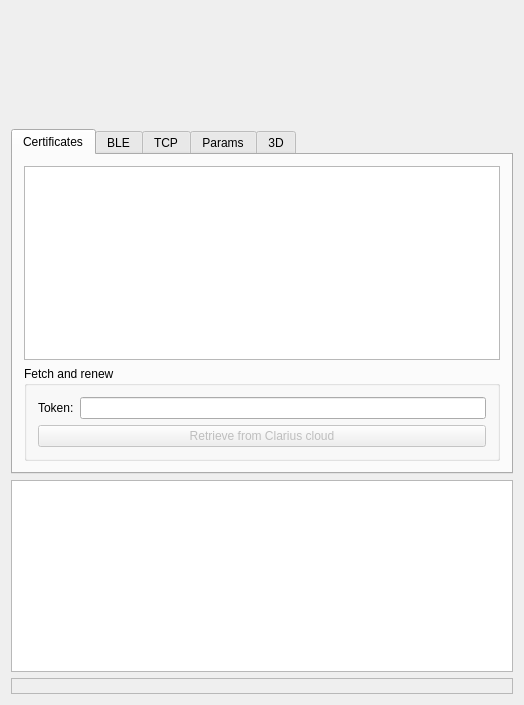
<?xml version="1.0" encoding="UTF-8"?>
<ui version="4.0">
 <class>Solum</class>
 <widget class="QMainWindow" name="Solum">
  <property name="geometry">
   <rect>
    <x>0</x>
    <y>0</y>
    <width>524</width>
    <height>705</height>
   </rect>
  </property>
  <property name="windowTitle">
   <string>Solum Tester</string>
  </property>
  <widget class="QWidget" name="_central">
   <layout class="QVBoxLayout" name="verticalLayout">
    <item>
     <layout class="QVBoxLayout" name="image"/>
    </item>
    <item>
     <spacer name="verticalSpacer">
      <property name="orientation">
       <enum>Qt::Vertical</enum>
      </property>
      <property name="sizeHint" stdset="0">
       <size>
        <width>20</width>
        <height>40</height>
       </size>
      </property>
     </spacer>
    </item>
    <item>
     <widget class="QTabWidget" name="_tabs">
      <property name="currentIndex">
       <number>0</number>
      </property>
      <widget class="QWidget" name="_certs">
       <attribute name="title">
        <string>Certificates</string>
       </attribute>
       <layout class="QVBoxLayout">
        <item>
         <widget class="QTableWidget" name="certtable">
          <property name="editTriggers">
           <set>QAbstractItemView::NoEditTriggers</set>
          </property>
          <property name="alternatingRowColors">
           <bool>true</bool>
          </property>
          <property name="sortingEnabled">
           <bool>true</bool>
          </property>
          <attribute name="horizontalHeaderMinimumSectionSize">
           <number>0</number>
          </attribute>
          <attribute name="horizontalHeaderDefaultSectionSize">
           <number>0</number>
          </attribute>
          <attribute name="horizontalHeaderShowSortIndicator" stdset="0">
           <bool>true</bool>
          </attribute>
          <attribute name="horizontalHeaderStretchLastSection">
           <bool>true</bool>
          </attribute>
          <attribute name="verticalHeaderVisible">
           <bool>false</bool>
          </attribute>
         </widget>
        </item>
        <item>
         <widget class="QGroupBox" name="groupBox">
          <property name="title">
           <string>Fetch and renew</string>
          </property>
          <layout class="QVBoxLayout">
           <item>
            <layout class="QHBoxLayout">
             <item>
              <widget class="QLabel" name="_token">
               <property name="text">
                <string>Token:</string>
               </property>
              </widget>
             </item>
             <item>
              <widget class="QLineEdit" name="token"/>
             </item>
            </layout>
           </item>
           <item>
            <widget class="JobButton" name="retrieve">
             <property name="enabled">
              <bool>false</bool>
             </property>
             <property name="text">
              <string>Retrieve from Clarius cloud</string>
             </property>
            </widget>
           </item>
          </layout>
         </widget>
        </item>
       </layout>
      </widget>
      <widget class="QWidget" name="_ble">
       <attribute name="title">
        <string>BLE</string>
       </attribute>
       <layout class="QVBoxLayout" name="verticalLayout_5">
        <item>
         <layout class="QHBoxLayout" name="horizontalLayout_5">
          <item>
           <widget class="JobButton" name="blesearch">
            <property name="maximumSize">
             <size>
              <width>100</width>
              <height>16777215</height>
             </size>
            </property>
            <property name="text">
             <string>Search</string>
            </property>
           </widget>
          </item>
          <item>
           <widget class="QComboBox" name="bleprobes">
            <property name="minimumSize">
             <size>
              <width>200</width>
              <height>0</height>
             </size>
            </property>
           </widget>
          </item>
          <item>
           <widget class="JobButton" name="bleconnect">
            <property name="enabled">
             <bool>false</bool>
            </property>
            <property name="maximumSize">
             <size>
              <width>100</width>
              <height>16777215</height>
             </size>
            </property>
            <property name="text">
             <string>Connect</string>
            </property>
           </widget>
          </item>
         </layout>
        </item>
        <item>
         <layout class="QHBoxLayout" name="horizontalLayout_3">
          <item>
           <widget class="QPushButton" name="poweron">
            <property name="enabled">
             <bool>false</bool>
            </property>
            <property name="minimumSize">
             <size>
              <width>0</width>
              <height>0</height>
             </size>
            </property>
            <property name="maximumSize">
             <size>
              <width>16777215</width>
              <height>16777215</height>
             </size>
            </property>
            <property name="text">
             <string>On</string>
            </property>
           </widget>
          </item>
          <item>
           <widget class="QPushButton" name="poweroff">
            <property name="enabled">
             <bool>false</bool>
            </property>
            <property name="minimumSize">
             <size>
              <width>0</width>
              <height>0</height>
             </size>
            </property>
            <property name="maximumSize">
             <size>
              <width>16777215</width>
              <height>16777215</height>
             </size>
            </property>
            <property name="text">
             <string>Off</string>
            </property>
           </widget>
          </item>
          <item>
           <widget class="QPushButton" name="ring">
            <property name="enabled">
             <bool>false</bool>
            </property>
            <property name="maximumSize">
             <size>
              <width>16777215</width>
              <height>16777215</height>
             </size>
            </property>
            <property name="text">
             <string>Ring</string>
            </property>
           </widget>
          </item>
          <item>
           <spacer name="horizontalSpacer">
            <property name="orientation">
             <enum>Qt::Horizontal</enum>
            </property>
            <property name="sizeHint" stdset="0">
             <size>
              <width>40</width>
              <height>20</height>
             </size>
            </property>
           </spacer>
          </item>
         </layout>
        </item>
        <item>
         <layout class="QHBoxLayout" name="horizontalLayout_4">
          <property name="sizeConstraint">
           <enum>QLayout::SetDefaultConstraint</enum>
          </property>
         </layout>
        </item>
        <item>
         <widget class="QTabWidget" name="networkConfig">
          <property name="enabled">
           <bool>false</bool>
          </property>
          <property name="tabPosition">
           <enum>QTabWidget::North</enum>
          </property>
          <widget class="QWidget" name="tab_wifi">
           <attribute name="title">
            <string>Wi-Fi connection</string>
           </attribute>
           <layout class="QFormLayout" name="formLayout">
            <item row="0" column="0" colspan="2">
             <widget class="QLabel" name="_label_wifi">
              <property name="sizePolicy">
               <sizepolicy hsizetype="Preferred" vsizetype="Expanding">
                <horstretch>0</horstretch>
                <verstretch>0</verstretch>
               </sizepolicy>
              </property>
              <property name="text">
               <string>Reprograms the probe to join a specific Wi-Fi network.</string>
              </property>
              <property name="alignment">
               <set>Qt::AlignLeading|Qt::AlignLeft|Qt::AlignTop</set>
              </property>
              <property name="wordWrap">
               <bool>true</bool>
              </property>
             </widget>
            </item>
            <item row="1" column="0">
             <widget class="QLabel" name="ssidLabel">
              <property name="text">
               <string>&amp;SSID</string>
              </property>
              <property name="buddy">
               <cstring>ssid</cstring>
              </property>
             </widget>
            </item>
            <item row="1" column="1">
             <widget class="QLineEdit" name="ssid"/>
            </item>
            <item row="2" column="0">
             <widget class="QLabel" name="passwordLabel">
              <property name="text">
               <string>&amp;Password</string>
              </property>
              <property name="buddy">
               <cstring>password</cstring>
              </property>
             </widget>
            </item>
            <item row="2" column="1">
             <widget class="QLineEdit" name="password">
              <property name="echoMode">
               <enum>QLineEdit::Password</enum>
              </property>
             </widget>
            </item>
            <item row="3" column="0" colspan="2">
             <widget class="QPushButton" name="wifi">
              <property name="text">
               <string>Reprogram and retrieve IP</string>
              </property>
             </widget>
            </item>
           </layout>
          </widget>
          <widget class="QWidget" name="tab_ap">
           <attribute name="title">
            <string>Direct connection to probe</string>
           </attribute>
           <layout class="QVBoxLayout" name="verticalLayout_11">
            <item>
             <widget class="QLabel" name="_label_ap">
              <property name="text">
               <string>Reprograms the probe to set up its own access point.
After clicking the button, wait for the SSID to be published via BLE, then connect your operating system to this network.</string>
              </property>
              <property name="wordWrap">
               <bool>true</bool>
              </property>
             </widget>
            </item>
            <item>
             <spacer>
              <property name="orientation">
               <enum>Qt::Vertical</enum>
              </property>
              <property name="sizeHint" stdset="0">
               <size>
                <width>0</width>
                <height>0</height>
               </size>
              </property>
             </spacer>
            </item>
            <item>
             <widget class="QPushButton" name="ap">
              <property name="sizePolicy">
               <sizepolicy hsizetype="Expanding" vsizetype="Minimum">
                <horstretch>1</horstretch>
                <verstretch>0</verstretch>
               </sizepolicy>
              </property>
              <property name="text">
               <string>Reprogram and retrieve IP</string>
              </property>
             </widget>
            </item>
           </layout>
          </widget>
         </widget>
        </item>
       </layout>
      </widget>
      <widget class="QWidget" name="_tcp">
       <attribute name="title">
        <string>TCP</string>
       </attribute>
       <layout class="QGridLayout">
        <item row="2" column="1">
         <widget class="QLineEdit" name="port">
          <property name="text">
           <string>11000</string>
          </property>
         </widget>
        </item>
        <item row="1" column="1">
         <widget class="QLineEdit" name="ip">
          <property name="sizePolicy">
           <sizepolicy hsizetype="Expanding" vsizetype="Fixed">
            <horstretch>1</horstretch>
            <verstretch>0</verstretch>
           </sizepolicy>
          </property>
          <property name="inputMask">
           <string>000.000.000.000</string>
          </property>
          <property name="text">
           <string>192.168.1.1</string>
          </property>
         </widget>
        </item>
        <item row="4" column="2">
         <widget class="QLabel" name="_cert">
          <property name="sizePolicy">
           <sizepolicy hsizetype="Fixed" vsizetype="Preferred">
            <horstretch>0</horstretch>
            <verstretch>0</verstretch>
           </sizepolicy>
          </property>
          <property name="text">
           <string>Cert Valid</string>
          </property>
         </widget>
        </item>
        <item row="5" column="0" colspan="4">
         <widget class="QProgressBar" name="progress">
          <property name="toolTip">
           <string>Software Update Progress</string>
          </property>
          <property name="value">
           <number>0</number>
          </property>
         </widget>
        </item>
        <item row="3" column="0">
         <widget class="QLabel" name="_probeslist">
          <property name="text">
           <string>Probe model</string>
          </property>
         </widget>
        </item>
        <item row="3" column="1">
         <widget class="QComboBox" name="probes"/>
        </item>
        <item row="4" column="3">
         <widget class="QLabel" name="cert">
          <property name="frameShape">
           <enum>QFrame::StyledPanel</enum>
          </property>
         </widget>
        </item>
        <item row="2" column="0">
         <widget class="QLabel" name="_port">
          <property name="text">
           <string>Port</string>
          </property>
         </widget>
        </item>
        <item row="7" column="0" colspan="4">
         <spacer name="verticalSpacer_2">
          <property name="orientation">
           <enum>Qt::Vertical</enum>
          </property>
         </spacer>
        </item>
        <item row="4" column="0">
         <widget class="QLabel" name="_workflows">
          <property name="text">
           <string>Workflow</string>
          </property>
         </widget>
        </item>
        <item row="1" column="0">
         <widget class="QLabel" name="_ip">
          <property name="text">
           <string>IP Address</string>
          </property>
         </widget>
        </item>
        <item row="1" column="2" colspan="2">
         <widget class="QPushButton" name="tcpconnect">
          <property name="text">
           <string>Connect</string>
          </property>
         </widget>
        </item>
        <item row="4" column="1">
         <widget class="QComboBox" name="workflows">
          <property name="sizePolicy">
           <sizepolicy hsizetype="Expanding" vsizetype="Fixed">
            <horstretch>0</horstretch>
            <verstretch>0</verstretch>
           </sizepolicy>
          </property>
         </widget>
        </item>
        <item row="2" column="2" colspan="2">
         <widget class="JobButton" name="imaging">
          <property name="enabled">
           <bool>false</bool>
          </property>
          <property name="text">
           <string>Start imaging with selected workflow</string>
          </property>
         </widget>
        </item>
        <item row="3" column="2" colspan="2">
         <widget class="QPushButton" name="update">
          <property name="enabled">
           <bool>false</bool>
          </property>
          <property name="sizePolicy">
           <sizepolicy hsizetype="Preferred" vsizetype="Minimum">
            <horstretch>1</horstretch>
            <verstretch>0</verstretch>
           </sizepolicy>
          </property>
          <property name="text">
           <string>S/W Update</string>
          </property>
         </widget>
        </item>
       </layout>
      </widget>
      <widget class="QWidget" name="_prms">
       <attribute name="title">
        <string>Params</string>
       </attribute>
       <layout class="QVBoxLayout" name="verticalLayout_2">
        <item>
         <layout class="QHBoxLayout" name="horizontalLayout">
          <item>
           <layout class="QVBoxLayout" name="verticalLayout_3">
            <item>
             <widget class="QPushButton" name="decdepth">
              <property name="enabled">
               <bool>false</bool>
              </property>
              <property name="text">
               <string>Depth -</string>
              </property>
             </widget>
            </item>
            <item>
             <widget class="QPushButton" name="incdepth">
              <property name="enabled">
               <bool>false</bool>
              </property>
              <property name="text">
               <string>Depth +</string>
              </property>
             </widget>
            </item>
            <item>
             <widget class="QLabel" name="maxdepth">
              <property name="frameShape">
               <enum>QFrame::StyledPanel</enum>
              </property>
              <property name="text">
               <string>Max: 0 cm</string>
              </property>
              <property name="alignment">
               <set>Qt::AlignCenter</set>
              </property>
             </widget>
            </item>
            <item>
             <widget class="QLabel" name="velocity">
              <property name="enabled">
               <bool>true</bool>
              </property>
              <property name="frameShape">
               <enum>QFrame::StyledPanel</enum>
              </property>
              <property name="text">
               <string>+/- 0 cm/s</string>
              </property>
             </widget>
            </item>
           </layout>
          </item>
          <item>
           <layout class="QVBoxLayout" name="verticalLayout_4">
            <item>
             <widget class="QSlider" name="tgctop">
              <property name="enabled">
               <bool>false</bool>
              </property>
              <property name="maximumSize">
               <size>
                <width>16777215</width>
                <height>16777215</height>
               </size>
              </property>
              <property name="minimum">
               <number>-20</number>
              </property>
              <property name="maximum">
               <number>20</number>
              </property>
              <property name="pageStep">
               <number>5</number>
              </property>
              <property name="orientation">
               <enum>Qt::Horizontal</enum>
              </property>
             </widget>
            </item>
            <item>
             <widget class="QSlider" name="tgcmid">
              <property name="enabled">
               <bool>false</bool>
              </property>
              <property name="maximumSize">
               <size>
                <width>16777215</width>
                <height>16777215</height>
               </size>
              </property>
              <property name="minimum">
               <number>-20</number>
              </property>
              <property name="maximum">
               <number>20</number>
              </property>
              <property name="pageStep">
               <number>5</number>
              </property>
              <property name="orientation">
               <enum>Qt::Horizontal</enum>
              </property>
             </widget>
            </item>
            <item>
             <widget class="QSlider" name="tgcbottom">
              <property name="enabled">
               <bool>false</bool>
              </property>
              <property name="maximumSize">
               <size>
                <width>16777215</width>
                <height>16777215</height>
               </size>
              </property>
              <property name="minimum">
               <number>-20</number>
              </property>
              <property name="maximum">
               <number>20</number>
              </property>
              <property name="pageStep">
               <number>5</number>
              </property>
              <property name="orientation">
               <enum>Qt::Horizontal</enum>
              </property>
             </widget>
            </item>
           </layout>
          </item>
         </layout>
        </item>
        <item>
         <layout class="QHBoxLayout" name="horizontalLayout_2">
          <item>
           <widget class="QCheckBox" name="autogain">
            <property name="enabled">
             <bool>false</bool>
            </property>
            <property name="text">
             <string>Auto Gain</string>
            </property>
           </widget>
          </item>
          <item>
           <widget class="QCheckBox" name="autofocus">
            <property name="enabled">
             <bool>false</bool>
            </property>
            <property name="text">
             <string>Auto Focus</string>
            </property>
           </widget>
          </item>
          <item>
           <widget class="QCheckBox" name="imu">
            <property name="enabled">
             <bool>false</bool>
            </property>
            <property name="text">
             <string>IMU</string>
            </property>
           </widget>
          </item>
          <item>
           <widget class="QCheckBox" name="rfStream">
            <property name="enabled">
             <bool>false</bool>
            </property>
            <property name="text">
             <string>RF Stream</string>
            </property>
           </widget>
          </item>
          <item>
           <spacer name="horizontalSpacer_3">
            <property name="orientation">
             <enum>Qt::Horizontal</enum>
            </property>
            <property name="sizeHint" stdset="0">
             <size>
              <width>40</width>
              <height>20</height>
             </size>
            </property>
           </spacer>
          </item>
         </layout>
        </item>
        <item>
         <layout class="QHBoxLayout" name="horizontalLayout_7">
          <item>
           <widget class="QDial" name="gain">
            <property name="enabled">
             <bool>false</bool>
            </property>
            <property name="maximumSize">
             <size>
              <width>50</width>
              <height>50</height>
             </size>
            </property>
            <property name="toolTip">
             <string>Gain</string>
            </property>
            <property name="minimum">
             <number>1</number>
            </property>
            <property name="maximum">
             <number>100</number>
            </property>
            <property name="value">
             <number>50</number>
            </property>
            <property name="notchTarget">
             <double>10.000000000000000</double>
            </property>
            <property name="notchesVisible">
             <bool>true</bool>
            </property>
           </widget>
          </item>
          <item>
           <widget class="QDial" name="focus">
            <property name="enabled">
             <bool>false</bool>
            </property>
            <property name="maximumSize">
             <size>
              <width>50</width>
              <height>50</height>
             </size>
            </property>
            <property name="toolTip">
             <string>Focus</string>
            </property>
            <property name="minimum">
             <number>1</number>
            </property>
            <property name="maximum">
             <number>10</number>
            </property>
            <property name="pageStep">
             <number>1</number>
            </property>
            <property name="value">
             <number>2</number>
            </property>
            <property name="notchTarget">
             <double>1.000000000000000</double>
            </property>
            <property name="notchesVisible">
             <bool>true</bool>
            </property>
           </widget>
          </item>
          <item>
           <widget class="QDial" name="cfigain">
            <property name="maximumSize">
             <size>
              <width>50</width>
              <height>50</height>
             </size>
            </property>
            <property name="toolTip">
             <string>Color Gain</string>
            </property>
            <property name="minimum">
             <number>1</number>
            </property>
            <property name="maximum">
             <number>100</number>
            </property>
            <property name="value">
             <number>50</number>
            </property>
            <property name="notchTarget">
             <double>10.000000000000000</double>
            </property>
            <property name="notchesVisible">
             <bool>true</bool>
            </property>
           </widget>
          </item>
          <item>
           <widget class="QDial" name="opacity">
            <property name="minimumSize">
             <size>
              <width>0</width>
              <height>0</height>
             </size>
            </property>
            <property name="maximumSize">
             <size>
              <width>50</width>
              <height>50</height>
             </size>
            </property>
            <property name="toolTip">
             <string>Strain Opacity</string>
            </property>
            <property name="minimum">
             <number>1</number>
            </property>
            <property name="maximum">
             <number>100</number>
            </property>
            <property name="value">
             <number>50</number>
            </property>
            <property name="notchTarget">
             <double>10.000000000000000</double>
            </property>
            <property name="notchesVisible">
             <bool>true</bool>
            </property>
           </widget>
          </item>
          <item>
           <widget class="QDial" name="rfzoom">
            <property name="maximumSize">
             <size>
              <width>50</width>
              <height>50</height>
             </size>
            </property>
            <property name="toolTip">
             <string>RF Signal Zoom</string>
            </property>
            <property name="minimum">
             <number>1</number>
            </property>
            <property name="maximum">
             <number>100</number>
            </property>
            <property name="value">
             <number>10</number>
            </property>
            <property name="wrapping">
             <bool>false</bool>
            </property>
            <property name="notchTarget">
             <double>10.000000000000000</double>
            </property>
            <property name="notchesVisible">
             <bool>true</bool>
            </property>
           </widget>
          </item>
          <item>
           <spacer name="horizontalSpacer_2">
            <property name="orientation">
             <enum>Qt::Horizontal</enum>
            </property>
            <property name="sizeHint" stdset="0">
             <size>
              <width>40</width>
              <height>20</height>
             </size>
            </property>
           </spacer>
          </item>
         </layout>
        </item>
        <item>
         <widget class="QComboBox" name="modes">
          <property name="enabled">
           <bool>false</bool>
          </property>
         </widget>
        </item>
        <item>
         <spacer name="_prmsspacer">
          <property name="orientation">
           <enum>Qt::Vertical</enum>
          </property>
          <property name="sizeHint" stdset="0">
           <size>
            <width>20</width>
            <height>40</height>
           </size>
          </property>
         </spacer>
        </item>
       </layout>
      </widget>
      <widget class="QWidget" name="_3d">
       <property name="enabled">
        <bool>true</bool>
       </property>
       <attribute name="title">
        <string>3D</string>
       </attribute>
       <layout class="QVBoxLayout" name="verticalLayout_6">
        <item>
         <layout class="QVBoxLayout" name="render"/>
        </item>
       </layout>
      </widget>
     </widget>
    </item>
    <item>
     <widget class="QPlainTextEdit" name="status">
      <property name="readOnly">
       <bool>true</bool>
      </property>
     </widget>
    </item>
    <item>
     <widget class="QLabel" name="probeStatus">
      <property name="toolTip">
       <string>Probe Status</string>
      </property>
      <property name="frameShape">
       <enum>QFrame::StyledPanel</enum>
      </property>
      <property name="text">
       <string/>
      </property>
     </widget>
    </item>
   </layout>
  </widget>
 </widget>
 <layoutdefault spacing="6" margin="11"/>
 <customwidgets>
  <customwidget>
   <class>JobButton</class>
   <extends>QPushButton</extends>
   <header location="global">jobbutton.h</header>
  </customwidget>
 </customwidgets>
 <tabstops>
  <tabstop>_tabs</tabstop>
  <tabstop>ip</tabstop>
  <tabstop>port</tabstop>
  <tabstop>probes</tabstop>
  <tabstop>tcpconnect</tabstop>
  <tabstop>workflows</tabstop>
  <tabstop>imaging</tabstop>
  <tabstop>update</tabstop>
  <tabstop>modes</tabstop>
  <tabstop>decdepth</tabstop>
  <tabstop>incdepth</tabstop>
  <tabstop>tgctop</tabstop>
  <tabstop>tgcmid</tabstop>
  <tabstop>tgcbottom</tabstop>
 </tabstops>
 <resources/>
 <connections>
  <connection>
   <sender>update</sender>
   <signal>clicked()</signal>
   <receiver>Solum</receiver>
   <slot>onUpdate()</slot>
   <hints>
    <hint type="sourcelabel">
     <x>411</x>
     <y>358</y>
    </hint>
    <hint type="destinationlabel">
     <x>230</x>
     <y>217</y>
    </hint>
   </hints>
  </connection>
  <connection>
   <sender>imaging</sender>
   <signal>clicked()</signal>
   <receiver>Solum</receiver>
   <slot>onImaging()</slot>
   <hints>
    <hint type="sourcelabel">
     <x>412</x>
     <y>381</y>
    </hint>
    <hint type="destinationlabel">
     <x>264</x>
     <y>229</y>
    </hint>
   </hints>
  </connection>
  <connection>
   <sender>tcpconnect</sender>
   <signal>clicked()</signal>
   <receiver>Solum</receiver>
   <slot>onTcpConnect()</slot>
   <hints>
    <hint type="sourcelabel">
     <x>478</x>
     <y>371</y>
    </hint>
    <hint type="destinationlabel">
     <x>264</x>
     <y>215</y>
    </hint>
   </hints>
  </connection>
  <connection>
   <sender>probes</sender>
   <signal>currentTextChanged(QString)</signal>
   <receiver>Solum</receiver>
   <slot>onProbeSelected(QString)</slot>
   <hints>
    <hint type="sourcelabel">
     <x>161</x>
     <y>360</y>
    </hint>
    <hint type="destinationlabel">
     <x>241</x>
     <y>217</y>
    </hint>
   </hints>
  </connection>
  <connection>
   <sender>incdepth</sender>
   <signal>clicked()</signal>
   <receiver>Solum</receiver>
   <slot>incDepth()</slot>
   <hints>
    <hint type="sourcelabel">
     <x>183</x>
     <y>355</y>
    </hint>
    <hint type="destinationlabel">
     <x>241</x>
     <y>228</y>
    </hint>
   </hints>
  </connection>
  <connection>
   <sender>decdepth</sender>
   <signal>clicked()</signal>
   <receiver>Solum</receiver>
   <slot>decDepth()</slot>
   <hints>
    <hint type="sourcelabel">
     <x>66</x>
     <y>355</y>
    </hint>
    <hint type="destinationlabel">
     <x>241</x>
     <y>228</y>
    </hint>
   </hints>
  </connection>
  <connection>
   <sender>tgctop</sender>
   <signal>valueChanged(int)</signal>
   <receiver>Solum</receiver>
   <slot>tgcTop(int)</slot>
   <hints>
    <hint type="sourcelabel">
     <x>371</x>
     <y>303</y>
    </hint>
    <hint type="destinationlabel">
     <x>241</x>
     <y>228</y>
    </hint>
   </hints>
  </connection>
  <connection>
   <sender>tgcmid</sender>
   <signal>valueChanged(int)</signal>
   <receiver>Solum</receiver>
   <slot>tgcMid(int)</slot>
   <hints>
    <hint type="sourcelabel">
     <x>371</x>
     <y>334</y>
    </hint>
    <hint type="destinationlabel">
     <x>241</x>
     <y>228</y>
    </hint>
   </hints>
  </connection>
  <connection>
   <sender>tgcbottom</sender>
   <signal>valueChanged(int)</signal>
   <receiver>Solum</receiver>
   <slot>tgcBottom(int)</slot>
   <hints>
    <hint type="sourcelabel">
     <x>371</x>
     <y>360</y>
    </hint>
    <hint type="destinationlabel">
     <x>241</x>
     <y>228</y>
    </hint>
   </hints>
  </connection>
  <connection>
   <sender>blesearch</sender>
   <signal>clicked()</signal>
   <receiver>Solum</receiver>
   <slot>onBleSearch()</slot>
   <hints>
    <hint type="sourcelabel">
     <x>136</x>
     <y>269</y>
    </hint>
    <hint type="destinationlabel">
     <x>264</x>
     <y>274</y>
    </hint>
   </hints>
  </connection>
  <connection>
   <sender>bleprobes</sender>
   <signal>currentIndexChanged(int)</signal>
   <receiver>Solum</receiver>
   <slot>onBleProbe(int)</slot>
   <hints>
    <hint type="sourcelabel">
     <x>253</x>
     <y>280</y>
    </hint>
    <hint type="destinationlabel">
     <x>253</x>
     <y>285</y>
    </hint>
   </hints>
  </connection>
  <connection>
   <sender>bleconnect</sender>
   <signal>clicked()</signal>
   <receiver>Solum</receiver>
   <slot>onBleConnect()</slot>
   <hints>
    <hint type="sourcelabel">
     <x>411</x>
     <y>280</y>
    </hint>
    <hint type="destinationlabel">
     <x>253</x>
     <y>285</y>
    </hint>
   </hints>
  </connection>
  <connection>
   <sender>poweron</sender>
   <signal>clicked()</signal>
   <receiver>Solum</receiver>
   <slot>onPowerOn()</slot>
   <hints>
    <hint type="sourcelabel">
     <x>96</x>
     <y>280</y>
    </hint>
    <hint type="destinationlabel">
     <x>253</x>
     <y>285</y>
    </hint>
   </hints>
  </connection>
  <connection>
   <sender>poweroff</sender>
   <signal>clicked()</signal>
   <receiver>Solum</receiver>
   <slot>onPowerOff()</slot>
   <hints>
    <hint type="sourcelabel">
     <x>253</x>
     <y>280</y>
    </hint>
    <hint type="destinationlabel">
     <x>253</x>
     <y>285</y>
    </hint>
   </hints>
  </connection>
  <connection>
   <sender>wifi</sender>
   <signal>clicked()</signal>
   <receiver>Solum</receiver>
   <slot>onWiFi()</slot>
   <hints>
    <hint type="sourcelabel">
     <x>59</x>
     <y>414</y>
    </hint>
    <hint type="destinationlabel">
     <x>228</x>
     <y>291</y>
    </hint>
   </hints>
  </connection>
  <connection>
   <sender>ap</sender>
   <signal>clicked()</signal>
   <receiver>Solum</receiver>
   <slot>onAp()</slot>
   <hints>
    <hint type="sourcelabel">
     <x>148</x>
     <y>414</y>
    </hint>
    <hint type="destinationlabel">
     <x>228</x>
     <y>291</y>
    </hint>
   </hints>
  </connection>
  <connection>
   <sender>modes</sender>
   <signal>currentIndexChanged(int)</signal>
   <receiver>Solum</receiver>
   <slot>onMode(int)</slot>
   <hints>
    <hint type="sourcelabel">
     <x>235</x>
     <y>389</y>
    </hint>
    <hint type="destinationlabel">
     <x>235</x>
     <y>271</y>
    </hint>
   </hints>
  </connection>
  <connection>
   <sender>rfzoom</sender>
   <signal>valueChanged(int)</signal>
   <receiver>Solum</receiver>
   <slot>onZoom(int)</slot>
   <hints>
    <hint type="sourcelabel">
     <x>44</x>
     <y>384</y>
    </hint>
    <hint type="destinationlabel">
     <x>228</x>
     <y>238</y>
    </hint>
   </hints>
  </connection>
  <connection>
   <sender>gain</sender>
   <signal>valueChanged(int)</signal>
   <receiver>Solum</receiver>
   <slot>onGain(int)</slot>
   <hints>
    <hint type="sourcelabel">
     <x>44</x>
     <y>429</y>
    </hint>
    <hint type="destinationlabel">
     <x>228</x>
     <y>273</y>
    </hint>
   </hints>
  </connection>
  <connection>
   <sender>cfigain</sender>
   <signal>valueChanged(int)</signal>
   <receiver>Solum</receiver>
   <slot>onColorGain(int)</slot>
   <hints>
    <hint type="sourcelabel">
     <x>101</x>
     <y>375</y>
    </hint>
    <hint type="destinationlabel">
     <x>228</x>
     <y>273</y>
    </hint>
   </hints>
  </connection>
  <connection>
   <sender>imu</sender>
   <signal>stateChanged(int)</signal>
   <receiver>Solum</receiver>
   <slot>onImu(int)</slot>
   <hints>
    <hint type="sourcelabel">
     <x>215</x>
     <y>375</y>
    </hint>
    <hint type="destinationlabel">
     <x>228</x>
     <y>273</y>
    </hint>
   </hints>
  </connection>
  <connection>
   <sender>autogain</sender>
   <signal>stateChanged(int)</signal>
   <receiver>Solum</receiver>
   <slot>onAutoGain(int)</slot>
   <hints>
    <hint type="sourcelabel">
     <x>234</x>
     <y>375</y>
    </hint>
    <hint type="destinationlabel">
     <x>228</x>
     <y>273</y>
    </hint>
   </hints>
  </connection>
  <connection>
   <sender>rfStream</sender>
   <signal>stateChanged(int)</signal>
   <receiver>Solum</receiver>
   <slot>onRfStream(int)</slot>
   <hints>
    <hint type="sourcelabel">
     <x>393</x>
     <y>375</y>
    </hint>
    <hint type="destinationlabel">
     <x>253</x>
     <y>273</y>
    </hint>
   </hints>
  </connection>
  <connection>
   <sender>ring</sender>
   <signal>clicked()</signal>
   <receiver>Solum</receiver>
   <slot>onRing()</slot>
   <hints>
    <hint type="sourcelabel">
     <x>232</x>
     <y>341</y>
    </hint>
    <hint type="destinationlabel">
     <x>259</x>
     <y>279</y>
    </hint>
   </hints>
  </connection>
  <connection>
   <sender>retrieve</sender>
   <signal>clicked()</signal>
   <receiver>Solum</receiver>
   <slot>onRetrieve()</slot>
   <hints>
    <hint type="sourcelabel">
     <x>259</x>
     <y>317</y>
    </hint>
    <hint type="destinationlabel">
     <x>259</x>
     <y>279</y>
    </hint>
   </hints>
  </connection>
  <connection>
   <sender>opacity</sender>
   <signal>valueChanged(int)</signal>
   <receiver>Solum</receiver>
   <slot>onOpacity(int)</slot>
   <hints>
    <hint type="sourcelabel">
     <x>157</x>
     <y>390</y>
    </hint>
    <hint type="destinationlabel">
     <x>259</x>
     <y>279</y>
    </hint>
   </hints>
  </connection>
  <connection>
   <sender>autofocus</sender>
   <signal>stateChanged(int)</signal>
   <receiver>Solum</receiver>
   <slot>onAutoFocus(int)</slot>
   <hints>
    <hint type="sourcelabel">
     <x>164</x>
     <y>343</y>
    </hint>
    <hint type="destinationlabel">
     <x>261</x>
     <y>279</y>
    </hint>
   </hints>
  </connection>
  <connection>
   <sender>focus</sender>
   <signal>valueChanged(int)</signal>
   <receiver>Solum</receiver>
   <slot>onFocus(int)</slot>
   <hints>
    <hint type="sourcelabel">
     <x>101</x>
     <y>387</y>
    </hint>
    <hint type="destinationlabel">
     <x>261</x>
     <y>279</y>
    </hint>
   </hints>
  </connection>
 </connections>
 <slots>
  <slot>onTcpConnect()</slot>
  <slot>onImaging()</slot>
  <slot>onLoad()</slot>
  <slot>onUpdate()</slot>
  <slot>onProbeSelected(QString)</slot>
  <slot>decDepth()</slot>
  <slot>incDepth()</slot>
  <slot>tgcTop(int)</slot>
  <slot>tgcMid(int)</slot>
  <slot>tgcBottom(int)</slot>
  <slot>onBleSearch()</slot>
  <slot>onBleProbe(int)</slot>
  <slot>onBleConnect()</slot>
  <slot>onPowerOn()</slot>
  <slot>onPowerOff()</slot>
  <slot>onWiFi()</slot>
  <slot>onAp()</slot>
  <slot>onMode(int)</slot>
  <slot>onZoom(int)</slot>
  <slot>onGain(int)</slot>
  <slot>onColorGain(int)</slot>
  <slot>onImu(int)</slot>
  <slot>onAutoGain(int)</slot>
  <slot>onRfStream(int)</slot>
  <slot>onRing()</slot>
  <slot>onRetrieve()</slot>
  <slot>onOpacity(int)</slot>
  <slot>onAutoFocus(int)</slot>
  <slot>onFocus(int)</slot>
 </slots>
</ui>
